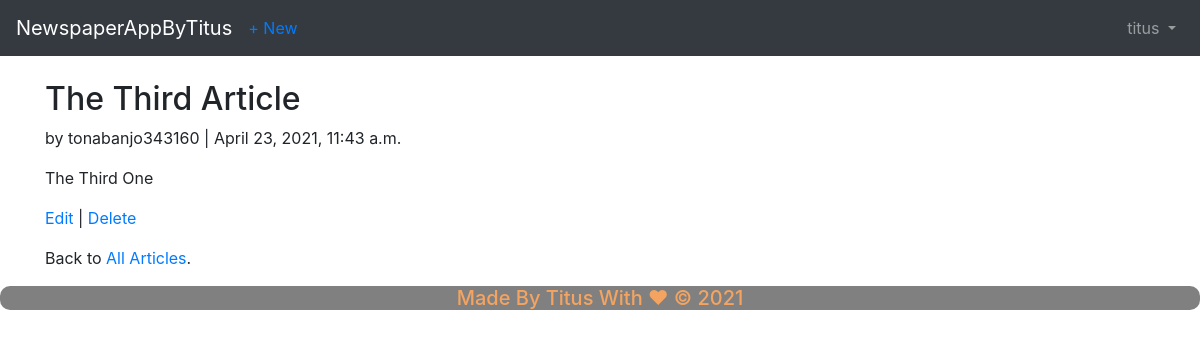
Page /articles/3/ (signed in) on the committed database.
### users/models.py (models this page shows)
class CustomUser(AbstractUser):
    age = models.PositiveIntegerField(null=True, blank=True)

### articles/models.py (models this page shows, shortened)
class Article(models.Model):
    title = models.CharField(max_length=255)
    body = models.TextField()
    date = models.DateTimeField(auto_now_add=True)
    cover = models.ImageField(upload_to='images/', blank=True)
    author = models.ForeignKey(
        get_user_model(),
        on_delete=models.CASCADE,
    )

### articles/views.py (the view)
class ArticleDetailView(LoginRequiredMixin, DetailView):
    model = Article
    template_name = 'article_detail.html'
    login_url = 'login'

### templates/article_detail.html (shortened to what this page needs)
<!DOCTYPE html>
<html lang="en">
<head>
</head>
<body>
{% extends 'base.html' %}
{% block content %}
<div class="article-entry">
<h2>{{ object.title }}</h2>
<p>by {{ object.author }} | {{ object.date }}</p>
<p>{{ object.body }}</p>
</div>
<p><a href="{% url 'article_edit' article.pk %}">Edit</a> |
<a href="{% url 'article_delete' article.pk %}">Delete</a></p>
<p>Back to <a href="{% url 'article_list' %}">All Articles</a>.</p>
{% endblock content %}

### templates/base.html (shortened to what this page needs)
<!doctype html>
<html lang="en">
  <head>
    <link rel="stylesheet" href="https://stackpath.bootstrapcdn.com/bootstrap/4.3.1/css/bootstrap.min.css">
  </head>
  <body>
   <nav class="navbar navbar-expand-md navbar-dark bg-dark mb-4">
        <a class="navbar-brand" href="{% url 'home' %}">NewspaperAppByTitus</a>
       <div class="collapse navbar-collapse" id="navbarCollapse">
            <div class="collapse navbar-collapse" id="navbarCollapse">
                {% if user.is_authenticated %}
                      <ul class="navbar-nav mr-auto">
            <li class="nav-item"><a href="{% url 'article_new' %}">+ New</a></li>
            </ul>
                <ul class="navbar-nav ml-auto">
                <li class="nav-item">
                <a class="nav-link dropdown-toggle" href="#" id="userMenu" data-toggle="dropdown" aria-haspopup="true" aria-expanded="false">
                        {{ user.username }}
                </a>
            </li>
            </ul>
                {% else %}
            <form class="form-inline ml-auto">
                <a href="{% url 'login' %}" class="btn btn-outline-secondary">Log In</a>
                <a href="{% url 'signup' %}" class="btn btn-primary ml-2">Sign up</a>
            </form>
            {% endif %}</div>
       </div>
   </nav>
        <div class="container">
            {% block content %}
            {% endblock content %}
        </div>
   <div class="footer">
       <h5>Made By Titus With &hearts; &copy; 2021</h5>
   </div>
  </body>
</html>

### templates/base.html (style rules this page uses)
.footer { text-align: center; color: sandybrown; background-color: grey; border-radius: 10px; }

### rows in the picture
CustomUser: username "titus"
Article: title "The Third Article", author "tonabanjo343160", date "April 23, 2021, 11:43 a.m.", body "The Third One"
